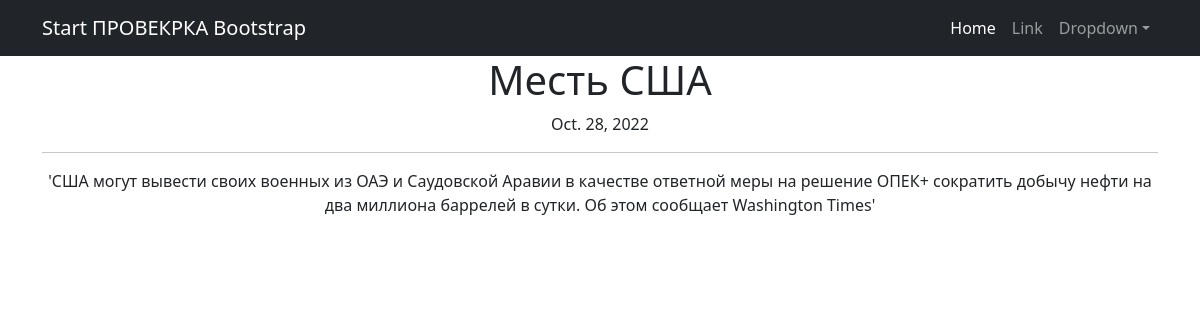
Screenshot of /news/22 with the database file from the repository.
### news/models.py (models this page shows, shortened)
class Post(models.Model):
    author = models.ForeignKey(Author, on_delete=models.CASCADE)
    neworart = models.BooleanField(default=False)
    time_in = models.DateField(auto_now_add=True)
    category = models.ManyToManyField(Category, through = 'PostCategory')
    title = models.CharField(max_length=100)
    text = models.TextField()
    rating_post = models.IntegerField(default=0)

### news/views.py (the view)
# urls.py: path('<int:pk>', NewDetail.as_view(), name='post_detail'),
class NewDetail(DetailView):
    model = Post
    template_name = 'flatpages/post.html'
    context_object_name = 'new'

### news/templatetags/custom_filters.py (called while the page is built)
@register.filter()
def censor(value: str):
    variants = ['тормоз', 'собака', 'дурак', 'школьник', 'гузно', 'редиска']
    ln = len(variants)
    filtred_message = ''
    string = ''
    pattern = '*'
    for i in value:
        string += i
        flag = 0
        for j in variants:
            if not string in j:
                flag += 1
            if string == j:
                filtred_message += string[0] + (pattern * (len(string) - 1))
                flag -= 1
                string = ''
        if flag == ln:
            filtred_message += string
            string = ''
    if string != '' and string not in variants:
        filtred_message += string
    elif string != '':
        filtred_message += string[0] + (pattern * (len(string) - 1))
    return filtred_message

### Templates/Flatpages/post.html (shortened to what this page needs)
{% extends 'flatpages/default.html' %}
{% load custom_filters %}
{% block content %}
<h1>{{ new.title|censor }}</h1>
{{ new.time_in }}
<hr>
{{ new.text|censor }}
{% endblock content %}

### rows the page displays
Post: title|censor "Месть США", time_in "Oct. 28, 2022", text|censor "'США могут вывести своих военных из ОАЭ и Саудовской Аравии в качестве ответной меры на решение ОПЕК+ сократить добычу нефти на два миллиона баррелей в сутки. Об этом сообщает Washington Times'"
